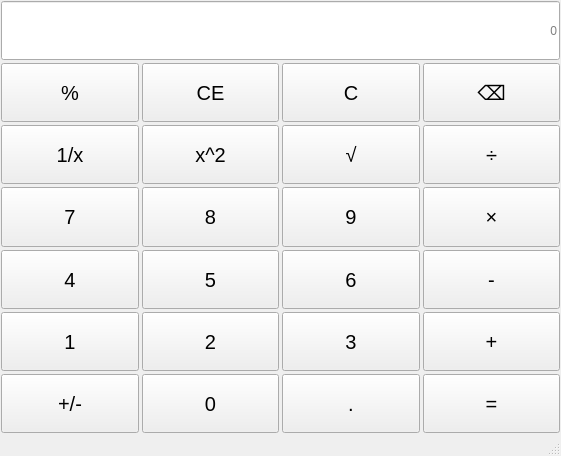
<?xml version="1.0" encoding="UTF-8"?>
<ui version="4.0">
 <class>MainWindow</class>
 <widget class="QMainWindow" name="MainWindow">
  <property name="geometry">
   <rect>
    <x>0</x>
    <y>0</y>
    <width>561</width>
    <height>456</height>
   </rect>
  </property>
  <property name="windowTitle">
   <string>MainWindow</string>
  </property>
  <widget class="QWidget" name="centralwidget">
   <layout class="QVBoxLayout" name="verticalLayout">
    <property name="spacing">
     <number>3</number>
    </property>
    <property name="leftMargin">
     <number>1</number>
    </property>
    <property name="topMargin">
     <number>1</number>
    </property>
    <property name="rightMargin">
     <number>1</number>
    </property>
    <property name="bottomMargin">
     <number>1</number>
    </property>
    <item>
     <layout class="QGridLayout" name="gridLayout_4">
      <item row="4" column="2">
       <widget class="QPushButton" name="btnNum6">
        <property name="sizePolicy">
         <sizepolicy hsizetype="Minimum" vsizetype="Minimum">
          <horstretch>0</horstretch>
          <verstretch>0</verstretch>
         </sizepolicy>
        </property>
        <property name="font">
         <font>
          <pointsize>15</pointsize>
         </font>
        </property>
        <property name="text">
         <string>6</string>
        </property>
       </widget>
      </item>
      <item row="5" column="3">
       <widget class="QPushButton" name="btnPlus">
        <property name="sizePolicy">
         <sizepolicy hsizetype="Minimum" vsizetype="Minimum">
          <horstretch>0</horstretch>
          <verstretch>0</verstretch>
         </sizepolicy>
        </property>
        <property name="font">
         <font>
          <pointsize>15</pointsize>
         </font>
        </property>
        <property name="text">
         <string>+</string>
        </property>
       </widget>
      </item>
      <item row="2" column="0">
       <widget class="QPushButton" name="btnInverse">
        <property name="sizePolicy">
         <sizepolicy hsizetype="Minimum" vsizetype="Minimum">
          <horstretch>0</horstretch>
          <verstretch>0</verstretch>
         </sizepolicy>
        </property>
        <property name="font">
         <font>
          <pointsize>15</pointsize>
         </font>
        </property>
        <property name="text">
         <string>1/x</string>
        </property>
       </widget>
      </item>
      <item row="1" column="1">
       <widget class="QPushButton" name="btnClear">
        <property name="sizePolicy">
         <sizepolicy hsizetype="Minimum" vsizetype="Minimum">
          <horstretch>0</horstretch>
          <verstretch>0</verstretch>
         </sizepolicy>
        </property>
        <property name="font">
         <font>
          <pointsize>15</pointsize>
         </font>
        </property>
        <property name="text">
         <string>CE</string>
        </property>
       </widget>
      </item>
      <item row="4" column="0">
       <widget class="QPushButton" name="btnNum4">
        <property name="sizePolicy">
         <sizepolicy hsizetype="Minimum" vsizetype="Minimum">
          <horstretch>0</horstretch>
          <verstretch>0</verstretch>
         </sizepolicy>
        </property>
        <property name="font">
         <font>
          <pointsize>15</pointsize>
         </font>
        </property>
        <property name="text">
         <string>4</string>
        </property>
       </widget>
      </item>
      <item row="1" column="2">
       <widget class="QPushButton" name="btnClearAll">
        <property name="sizePolicy">
         <sizepolicy hsizetype="Minimum" vsizetype="Minimum">
          <horstretch>0</horstretch>
          <verstretch>0</verstretch>
         </sizepolicy>
        </property>
        <property name="font">
         <font>
          <pointsize>15</pointsize>
         </font>
        </property>
        <property name="text">
         <string>C</string>
        </property>
       </widget>
      </item>
      <item row="4" column="1">
       <widget class="QPushButton" name="btnNum5">
        <property name="sizePolicy">
         <sizepolicy hsizetype="Minimum" vsizetype="Minimum">
          <horstretch>0</horstretch>
          <verstretch>0</verstretch>
         </sizepolicy>
        </property>
        <property name="font">
         <font>
          <pointsize>15</pointsize>
         </font>
        </property>
        <property name="text">
         <string>5</string>
        </property>
       </widget>
      </item>
      <item row="6" column="3">
       <widget class="QPushButton" name="btnEqual">
        <property name="sizePolicy">
         <sizepolicy hsizetype="Minimum" vsizetype="Minimum">
          <horstretch>0</horstretch>
          <verstretch>0</verstretch>
         </sizepolicy>
        </property>
        <property name="font">
         <font>
          <pointsize>15</pointsize>
         </font>
        </property>
        <property name="text">
         <string>=</string>
        </property>
       </widget>
      </item>
      <item row="3" column="2">
       <widget class="QPushButton" name="btnNum9">
        <property name="sizePolicy">
         <sizepolicy hsizetype="Minimum" vsizetype="Minimum">
          <horstretch>0</horstretch>
          <verstretch>0</verstretch>
         </sizepolicy>
        </property>
        <property name="font">
         <font>
          <pointsize>15</pointsize>
         </font>
        </property>
        <property name="text">
         <string>9</string>
        </property>
       </widget>
      </item>
      <item row="2" column="1">
       <widget class="QPushButton" name="btnSquare">
        <property name="sizePolicy">
         <sizepolicy hsizetype="Minimum" vsizetype="Minimum">
          <horstretch>0</horstretch>
          <verstretch>0</verstretch>
         </sizepolicy>
        </property>
        <property name="font">
         <font>
          <pointsize>15</pointsize>
         </font>
        </property>
        <property name="text">
         <string>x^2</string>
        </property>
       </widget>
      </item>
      <item row="3" column="0">
       <widget class="QPushButton" name="btnNum7">
        <property name="sizePolicy">
         <sizepolicy hsizetype="Minimum" vsizetype="Minimum">
          <horstretch>0</horstretch>
          <verstretch>0</verstretch>
         </sizepolicy>
        </property>
        <property name="font">
         <font>
          <pointsize>15</pointsize>
         </font>
        </property>
        <property name="text">
         <string>7</string>
        </property>
       </widget>
      </item>
      <item row="2" column="3">
       <widget class="QPushButton" name="btnDivide">
        <property name="sizePolicy">
         <sizepolicy hsizetype="Minimum" vsizetype="Minimum">
          <horstretch>0</horstretch>
          <verstretch>0</verstretch>
         </sizepolicy>
        </property>
        <property name="font">
         <font>
          <pointsize>15</pointsize>
         </font>
        </property>
        <property name="text">
         <string>÷</string>
        </property>
       </widget>
      </item>
      <item row="4" column="3">
       <widget class="QPushButton" name="btnMinus">
        <property name="sizePolicy">
         <sizepolicy hsizetype="Minimum" vsizetype="Minimum">
          <horstretch>0</horstretch>
          <verstretch>0</verstretch>
         </sizepolicy>
        </property>
        <property name="font">
         <font>
          <pointsize>15</pointsize>
         </font>
        </property>
        <property name="text">
         <string>-</string>
        </property>
       </widget>
      </item>
      <item row="5" column="1">
       <widget class="QPushButton" name="btnNum2">
        <property name="sizePolicy">
         <sizepolicy hsizetype="Minimum" vsizetype="Minimum">
          <horstretch>0</horstretch>
          <verstretch>0</verstretch>
         </sizepolicy>
        </property>
        <property name="font">
         <font>
          <pointsize>15</pointsize>
         </font>
        </property>
        <property name="text">
         <string>2</string>
        </property>
       </widget>
      </item>
      <item row="2" column="2">
       <widget class="QPushButton" name="btnSqrt">
        <property name="sizePolicy">
         <sizepolicy hsizetype="Minimum" vsizetype="Minimum">
          <horstretch>0</horstretch>
          <verstretch>0</verstretch>
         </sizepolicy>
        </property>
        <property name="font">
         <font>
          <pointsize>15</pointsize>
         </font>
        </property>
        <property name="text">
         <string>√</string>
        </property>
       </widget>
      </item>
      <item row="0" column="0" colspan="4">
       <widget class="QLineEdit" name="display">
        <property name="sizePolicy">
         <sizepolicy hsizetype="Minimum" vsizetype="Preferred">
          <horstretch>0</horstretch>
          <verstretch>0</verstretch>
         </sizepolicy>
        </property>
        <property name="alignment">
         <set>Qt::AlignmentFlag::AlignRight|Qt::AlignmentFlag::AlignTrailing|Qt::AlignmentFlag::AlignVCenter</set>
        </property>
        <property name="placeholderText">
         <string>0</string>
        </property>
       </widget>
      </item>
      <item row="6" column="2">
       <widget class="QPushButton" name="btnPoint">
        <property name="sizePolicy">
         <sizepolicy hsizetype="Minimum" vsizetype="Minimum">
          <horstretch>0</horstretch>
          <verstretch>0</verstretch>
         </sizepolicy>
        </property>
        <property name="font">
         <font>
          <pointsize>15</pointsize>
         </font>
        </property>
        <property name="text">
         <string>.</string>
        </property>
       </widget>
      </item>
      <item row="1" column="3">
       <widget class="QPushButton" name="btnDel">
        <property name="sizePolicy">
         <sizepolicy hsizetype="Minimum" vsizetype="Minimum">
          <horstretch>0</horstretch>
          <verstretch>0</verstretch>
         </sizepolicy>
        </property>
        <property name="font">
         <font>
          <pointsize>15</pointsize>
         </font>
        </property>
        <property name="text">
         <string>⌫</string>
        </property>
       </widget>
      </item>
      <item row="6" column="0">
       <widget class="QPushButton" name="btnSign">
        <property name="sizePolicy">
         <sizepolicy hsizetype="Minimum" vsizetype="Minimum">
          <horstretch>0</horstretch>
          <verstretch>0</verstretch>
         </sizepolicy>
        </property>
        <property name="font">
         <font>
          <pointsize>15</pointsize>
         </font>
        </property>
        <property name="text">
         <string>+/-</string>
        </property>
       </widget>
      </item>
      <item row="3" column="1">
       <widget class="QPushButton" name="btnNum8">
        <property name="sizePolicy">
         <sizepolicy hsizetype="Minimum" vsizetype="Minimum">
          <horstretch>0</horstretch>
          <verstretch>0</verstretch>
         </sizepolicy>
        </property>
        <property name="font">
         <font>
          <pointsize>15</pointsize>
         </font>
        </property>
        <property name="text">
         <string>8</string>
        </property>
       </widget>
      </item>
      <item row="5" column="0">
       <widget class="QPushButton" name="btnNum1">
        <property name="sizePolicy">
         <sizepolicy hsizetype="Minimum" vsizetype="Minimum">
          <horstretch>0</horstretch>
          <verstretch>0</verstretch>
         </sizepolicy>
        </property>
        <property name="font">
         <font>
          <pointsize>15</pointsize>
         </font>
        </property>
        <property name="text">
         <string>1</string>
        </property>
       </widget>
      </item>
      <item row="6" column="1">
       <widget class="QPushButton" name="btnNum0">
        <property name="sizePolicy">
         <sizepolicy hsizetype="Minimum" vsizetype="Minimum">
          <horstretch>0</horstretch>
          <verstretch>0</verstretch>
         </sizepolicy>
        </property>
        <property name="font">
         <font>
          <pointsize>15</pointsize>
         </font>
        </property>
        <property name="text">
         <string>0</string>
        </property>
       </widget>
      </item>
      <item row="5" column="2">
       <widget class="QPushButton" name="btnNum3">
        <property name="sizePolicy">
         <sizepolicy hsizetype="Minimum" vsizetype="Minimum">
          <horstretch>0</horstretch>
          <verstretch>0</verstretch>
         </sizepolicy>
        </property>
        <property name="font">
         <font>
          <pointsize>15</pointsize>
         </font>
        </property>
        <property name="text">
         <string>3</string>
        </property>
       </widget>
      </item>
      <item row="3" column="3">
       <widget class="QPushButton" name="btnMultiple">
        <property name="sizePolicy">
         <sizepolicy hsizetype="Minimum" vsizetype="Minimum">
          <horstretch>0</horstretch>
          <verstretch>0</verstretch>
         </sizepolicy>
        </property>
        <property name="font">
         <font>
          <pointsize>15</pointsize>
         </font>
        </property>
        <property name="text">
         <string>×</string>
        </property>
       </widget>
      </item>
      <item row="1" column="0">
       <widget class="QPushButton" name="btnPercentage">
        <property name="sizePolicy">
         <sizepolicy hsizetype="Minimum" vsizetype="Minimum">
          <horstretch>0</horstretch>
          <verstretch>0</verstretch>
         </sizepolicy>
        </property>
        <property name="font">
         <font>
          <pointsize>15</pointsize>
         </font>
        </property>
        <property name="text">
         <string>%</string>
        </property>
       </widget>
      </item>
     </layout>
    </item>
   </layout>
  </widget>
  <widget class="QMenuBar" name="menubar">
   <property name="geometry">
    <rect>
     <x>0</x>
     <y>0</y>
     <width>561</width>
     <height>22</height>
    </rect>
   </property>
  </widget>
  <widget class="QStatusBar" name="statusbar"/>
 </widget>
 <resources/>
 <connections/>
</ui>
